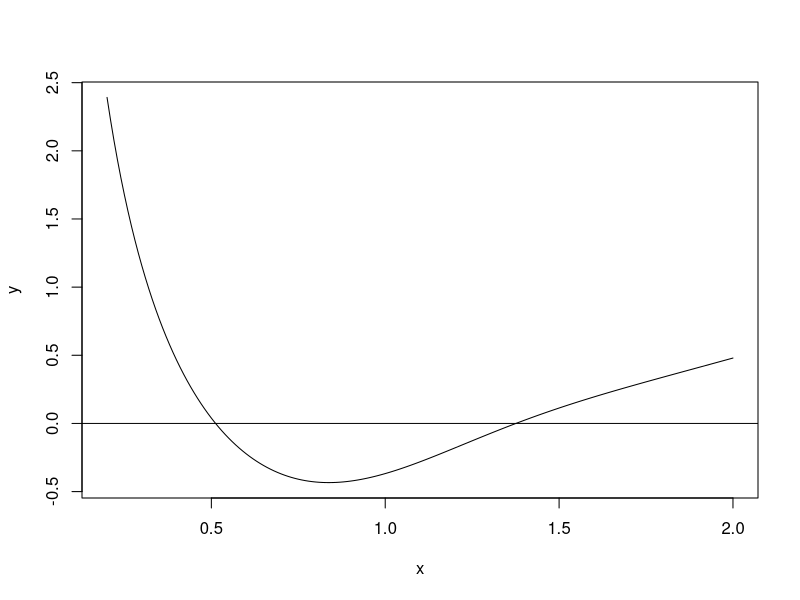

Write R code to recreate this figure.
##working through the tutorial at
##http://math.illinoisstate.edu/dhkim/rstuff/rtutor.html

x <- c(1,3,45,6,78)
y <- 2^x
print(y)

print( x^3 > y )

#bind columns
m1 <- cbind(x, y)
print(m1)
print(dim( m1 ))
print(t(m1))

print(m1[1,])
print(m1[2,])

sq_matrix <- m1[1:2,1:2]
print(sq_matrix)

#inverse of a matrix
print( solve(sq_matrix) )

#finding roots
y.fun<-function (x) {
  y<-(log(x))^2-x*exp(-x^3) 
}

root.fun<- function () {      
  x<-seq(0.2,2,0.01) 
  y<-y.fun(x) 
  #dev.new() 
  plot(x,y,type="l") 
  abline(h=0) 
  r1 <- uniroot(y.fun,lower=0.2,upper=1)$root 
  r2 <- uniroot(y.fun,lower=1,upper=2)$root 
  cat("Roots : ", round(r1,4), "  ", round(r2,4),"\n") 
}
root.fun()
